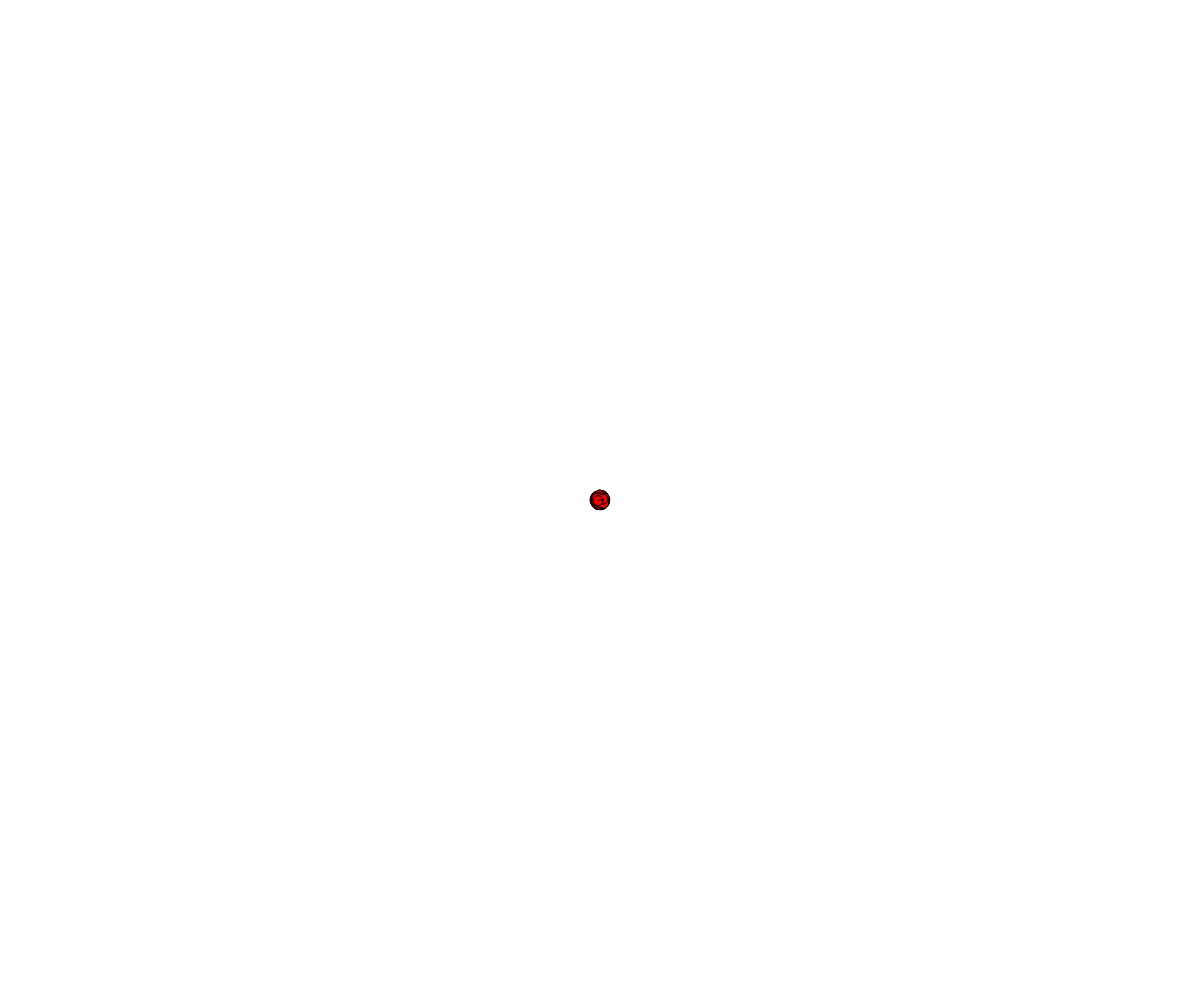
Frame 1 (no input)
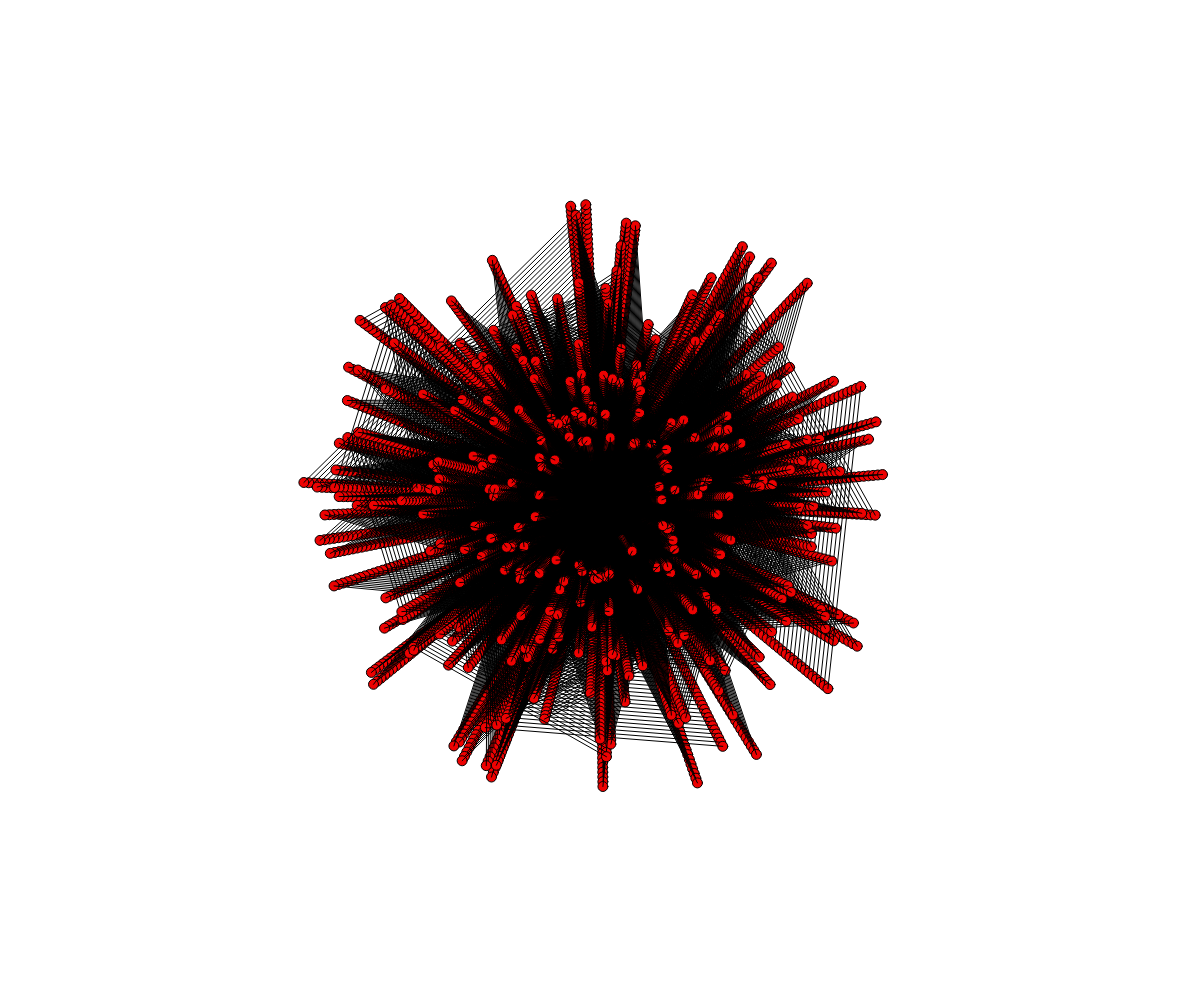
Frame 60 (no input)
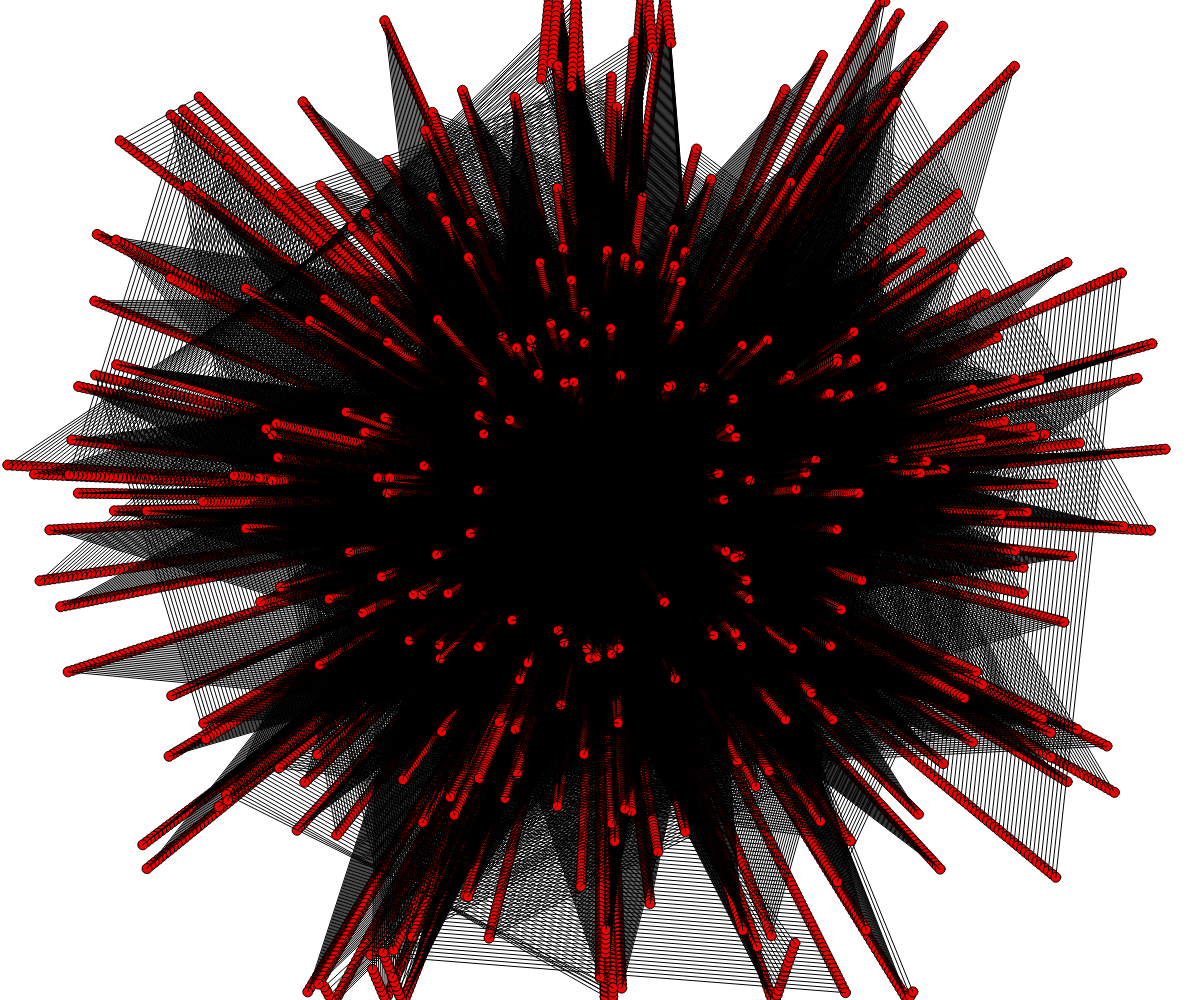
Frame 120 (the mouse pressed at the canvas centre since frame 60)

The p5.js sketch that drew these frames (run headless with seeded random() and noise() and a simulated clock; from frame 60 on, the mouse is pressed at the canvas centre):

// p5.js sketch
// ── sketch.js
//amount of balls per array
var N = 150;

//array names
var B1;
var B2;

function setup() {
  createCanvas( windowWidth , windowHeight );
  
  //creating the arrays (array is a table of variables for a for-loop)
  B1 = new Array(N);
  B2 = new Array(N);
  
  //create for-loop for the arrays)
  for ( n = 0 ; n < N ; n++ ){
    B1[n] = new Ball();
    B2[n] = new Ball();
  }
}

function draw() {
  //frameRate(30);
  //background( 255 ,255 ,255 );
  
  //for-loop to create the arrays
  for ( n = 0 ; n < N ; n++ ){
    B1[n].evolveDraw();
    B2[n].evolveDraw();
    
    //creates line between the points
    line( B1[n].pos.x , B1[n].pos.y , B2[n].pos.x , B2[n].pos.y );
  }
}

//new function-anything that is classified as ball will follow these instructions
var Ball = function(){
  //create vector for position of the bal
  this.pos = createVector( width/2 , height/2 );
  
  //create vector for velocity
    //direction (randomized)
  this.v = p5.Vector.random2D();
    //speed
  this.v.mult( random( 1 , 5 ) );
  
  //new function-anything told to evolveDraw will follow these instructions
  this.evolveDraw =function() {
    //adds velocity to position
    this.pos.add( this.v );
  
  //set boundries for balls)
    if ( this.pos.x >= width || this.pos.x <= 0 ){
      this.v.x *=-1;
    }
    if ( this.pos.y >= height || this.pos.y <= 0 ){
      this.v.y *=-1;
    }
    
    //create ellipse
    fill( 237 , 2 , 2 );
    ellipse( this.pos.x , this.pos.y , 10 );
    
  };
  
};
